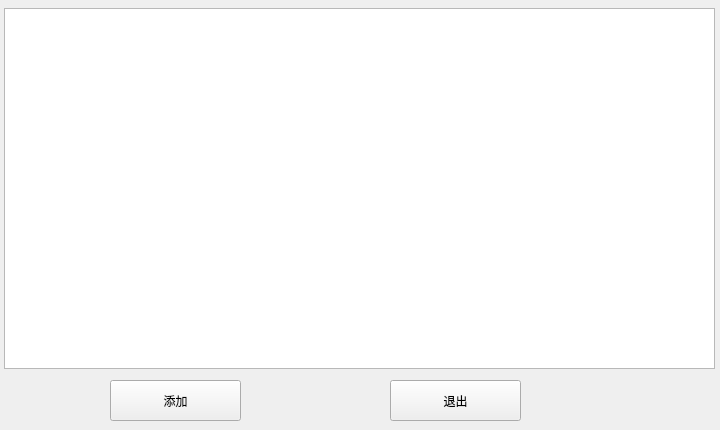
<?xml version="1.0" encoding="UTF-8"?>
<ui version="4.0">
 <class>ChoosePicture</class>
 <widget class="QDialog" name="ChoosePicture">
  <property name="geometry">
   <rect>
    <x>0</x>
    <y>0</y>
    <width>720</width>
    <height>430</height>
   </rect>
  </property>
  <property name="windowTitle">
   <string>Dialog</string>
  </property>
  <widget class="QTreeView" name="treeView">
   <property name="geometry">
    <rect>
     <x>4</x>
     <y>8</y>
     <width>711</width>
     <height>361</height>
    </rect>
   </property>
   <attribute name="headerDefaultSectionSize">
    <number>300</number>
   </attribute>
  </widget>
  <widget class="QToolButton" name="toolButton_Add">
   <property name="geometry">
    <rect>
     <x>110</x>
     <y>380</y>
     <width>131</width>
     <height>41</height>
    </rect>
   </property>
   <property name="text">
    <string>添加</string>
   </property>
  </widget>
  <widget class="QToolButton" name="toolButton_Quit">
   <property name="geometry">
    <rect>
     <x>390</x>
     <y>380</y>
     <width>131</width>
     <height>41</height>
    </rect>
   </property>
   <property name="text">
    <string>退出</string>
   </property>
  </widget>
 </widget>
 <resources/>
 <connections>
  <connection>
   <sender>toolButton_Quit</sender>
   <signal>clicked()</signal>
   <receiver>ChoosePicture</receiver>
   <slot>close()</slot>
   <hints>
    <hint type="sourcelabel">
     <x>455</x>
     <y>400</y>
    </hint>
    <hint type="destinationlabel">
     <x>359</x>
     <y>214</y>
    </hint>
   </hints>
  </connection>
 </connections>
</ui>
